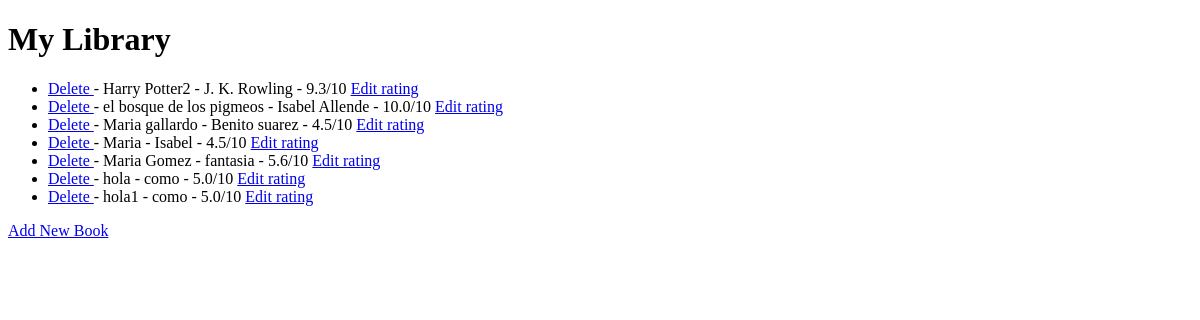
The app's page /, older data.
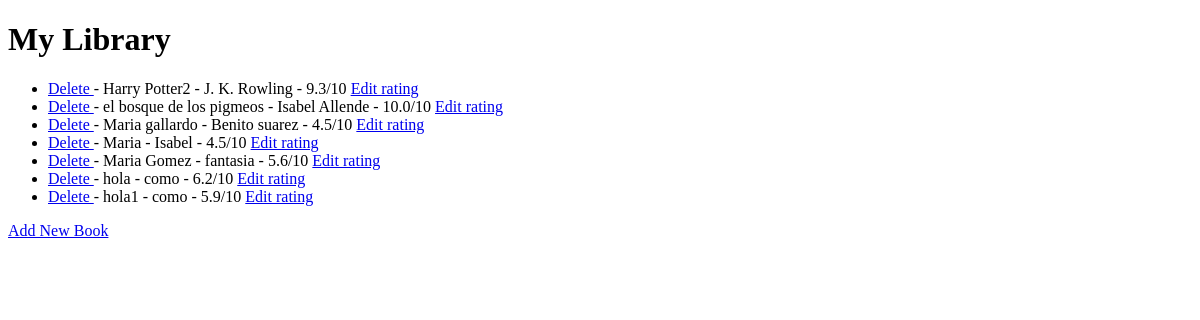
The same page, newer data.
### main.py (models this page shows)
class Book(db.Model):
    id = db.Column(db.Integer, primary_key=True)
    title = db.Column(db.String(250), unique=True, nullable=False)
    author = db.Column(db.String(250), nullable=False)
    rating = db.Column(db.Float, nullable=False)

### main.py (the view)
@app.route('/')
def home():
    books = Book.query.all()
    return render_template('index.html', all_books=books)

### templates/index.html (shortened to what this page needs)
<!DOCTYPE html>
<html lang="en">
<head>
</head>
<body>
<h1>My Library</h1>
    <ul>
        {% if not all_books %}
            <p>No books yet. Add a new book to get started!</p>
        {% else %}
            {% for book in all_books %}
        <li><a href="{{ url_for('delete_book', book_id=book.id) }}">Delete </a> - {{book.title}} - {{book.author}} - {{book.rating}}/10 <a href="{{ url_for('edit_book', book_id=book.id) }}">Edit rating</a></li>
            {% endfor %}
        {% endif %}
    </ul>
<a href="{{url_for('add')}}">Add New Book</a>
</body>
</html>

Row changes from the older to the newer data that the page shows:
changed Book "hola": rating "5.0" → "6.2"
changed Book "hola1": rating "5.0" → "5.9"
